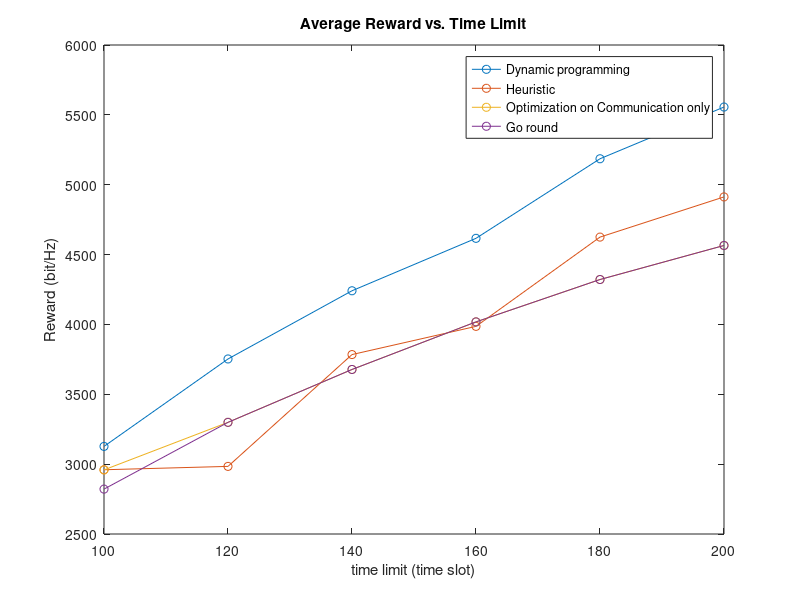
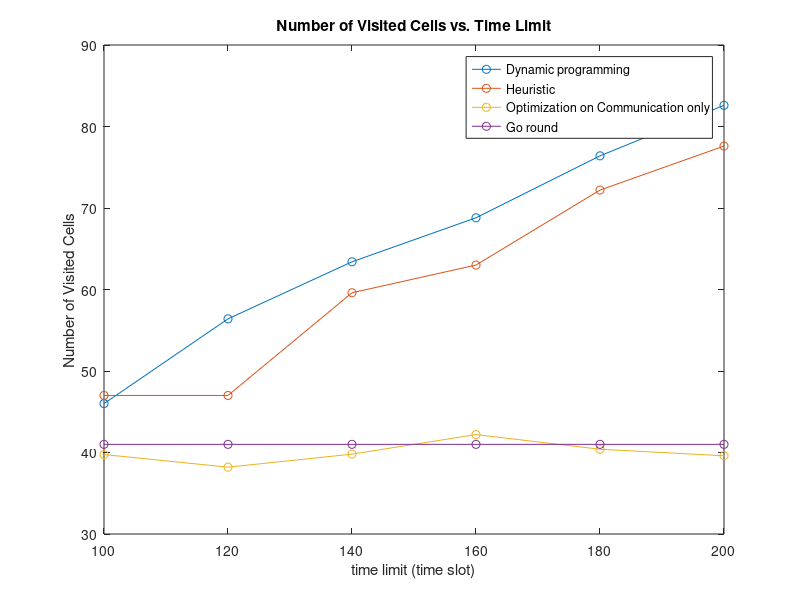
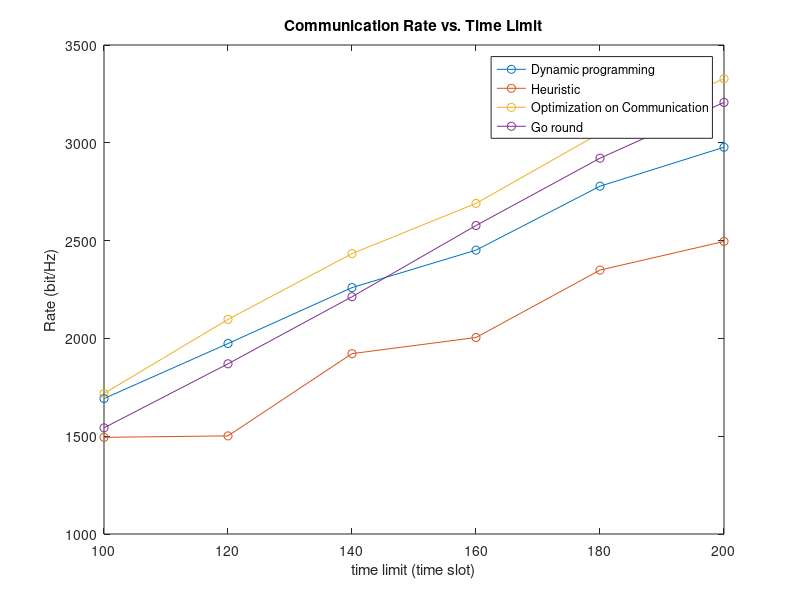
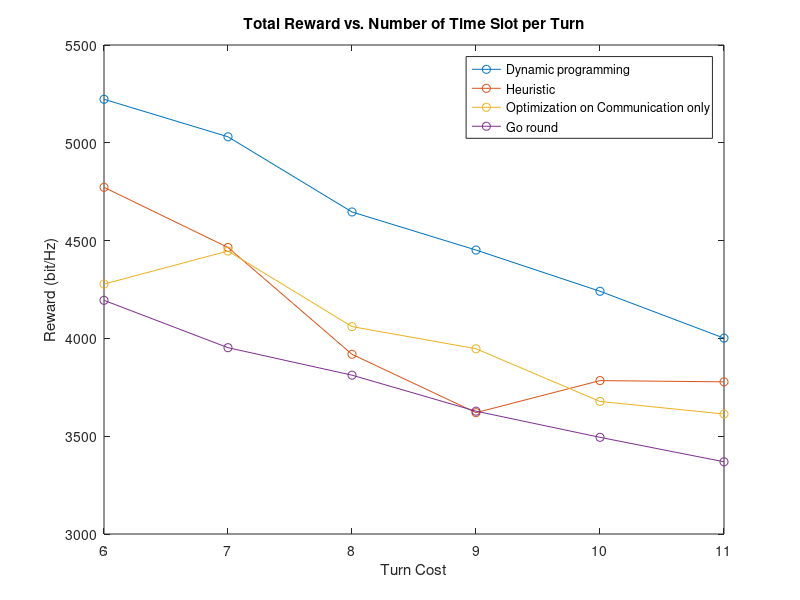

These figures' MATLAB source, in order:
close all
% x=[9 10 11 12 13 14 15];
% y=[ 0.7690 0.8218 0.8995  0.8898  0.8888 0.9163 0.9724];
% figure();
% 
% plot(x, y, '-o')
% title('Ratio between heristic and optimal vs. turn cost')
% xlabel("turn cost (time slot)")
% ylabel("ratio (heuristic/optimal)")
%%
figure()
x=[100 120 140 160 180 200];
dp_rate=[3126.95 3752.86 4240.94 4616.28 5185.78 5556];
heuristic_rate=[2959.875 2983.94 3784.32 3986.18 4625.06 4912.74];
comm_rate=[2958.875 3299.16 3677.62 4018.22 4321.46 4565.08];
round_rate=[2821.3 3299.16 3677.62 4018.22 4321.46 4565.08];

plot(x, dp_rate, '-o')
hold on
plot(x, heuristic_rate, '-o')
plot(x, comm_rate, '-o')
plot(x, round_rate, '-o')
legend('Dynamic programming', 'Heuristic', 'Optimization on Communication only'...
    , 'Go round')
title('Average Reward vs. Time Limit')
ylabel 'Reward (bit/Hz)'
xlabel("time limit (time slot)")
%% 
x=[100 120 140 160 180 200];
figure()
dp_grid=[46 56.4 63.4 68.8 76.4 82.6];
heuristic_grid=[47 47 59.6 63 72.2 77.6];
comm_grid=[39.75 38.2 39.8 42.2 40.4 39.6];
round_grid=[41 41 41 41 41 41];
plot(x, dp_grid, '-o')
hold on
plot(x, heuristic_grid, '-o')
plot(x, comm_grid, '-o')
plot(x, round_grid, '-o')
legend('Dynamic programming', 'Heuristic', 'Optimization on Communication only'...
    , 'Go round')
title('Number of Visited Cells vs. Time Limit')
ylabel 'Number of Visited Cells'
xlabel("time limit (time slot)")
%%
x=[100 120 140 160 180 200];
figure()
dp_rate=[1692.475 1973.74 2259.74 2451.18 2778.18 2977.26];
heuristic_rate=[1494.225 1501.64 1922.12 2004.52 2349.32 2495.6];
comm_rate=[1718.275 2097.12 2433.52 2690.06 3048.96 3327.72];
round_rate=[1542.825 1870.2 2213.02 2577.06 2921.34 3206.56];
plot(x, dp_rate, '-o')
hold on
plot(x, heuristic_rate, '-o')
plot(x, comm_rate, '-o')
plot(x, round_rate, '-o')
legend('Dynamic programming', 'Heuristic', 'Optimization on Communication'...
    , 'Go round')
title('Communication Rate vs. Time Limit')
ylabel 'Rate (bit/Hz)'
xlabel("time limit (time slot)")

%%
x=[6 7 8 9 10 11];

figure()
dp_rate=[5222.52 5030.7 4646.38 4451.74 4240.94 4001.44 ];
heuristic_rate=[4772.4 4464.96 3918.78 3620.38 3784.32 3777.9];
comm_rate=[4277.68 4446.62 4060.4 3947.16 3677.62 3613.44];
round_rate=[4194.64 3952.58 3812.02 3627.98 3494.24 3369.2];
plot(x, dp_rate, '-o')
hold on
plot(x, heuristic_rate, '-o')
plot(x, comm_rate, '-o')
plot(x, round_rate, '-o')
legend('Dynamic programming', 'Heuristic', 'Optimization on Communication only'...
    , 'Go round')
title('Total Reward vs. Number of Time Slot per Turn')
ylabel 'Reward (bit/Hz)'
xlabel("Turn Cost")
%%

x=[6 7 8 9 10 11];
figure()
dp_grid=[77 72.2 68.6 66.4 63.4 59];
heuristic_grid=[74.4 68.8 68.8 61.8 59.6 59.6];
comm_grid=[39 45.4 44.2 44.2 39.8 44.2 ];
round_grid=[40.8 41 41 41 41 40.6];
plot(x, dp_grid, '-o')
hold on
plot(x, heuristic_grid, '-o')
plot(x, comm_grid, '-o')
plot(x, round_grid, '-o')
legend('Dynamic programming', 'Heuristic', 'Optimization on Communication only'...
    , 'Go round')
title('Number of Visited Cells vs. Number of Time Slot per Turn')
ylabel 'Number of Visited Cells'
xlabel("Turn Cost")






%%
x=[6 7 8 9 10 11];

figure()
dp_rate=[2818.34 2743.72 2480.16 2368.34 2259.74 2146.14];
heuristic_rate=[2448.08 2285.24 2244.12 1979.62 1922.12 1894.5];
comm_rate=[3059.12 3008.84 2663.48 2538.2 2559.58 2222.72];
round_rate=[2920.66 2653.74 2513.84 2354.64 2341.44 2092.32];
plot(x, dp_rate, '-o')
hold on
plot(x, heuristic_rate, '-o')
plot(x, comm_rate, '-o')
plot(x, round_rate, '-o')
legend('Dynamic programming', 'Heuristic', 'Optimization on Communication only'...
    , 'Go round')
title 'Communication sum rate vs. Number of Time Slot per Turn'
ylabel 'Reward (bit/Hz)'
xlabel("Turn Cost")












